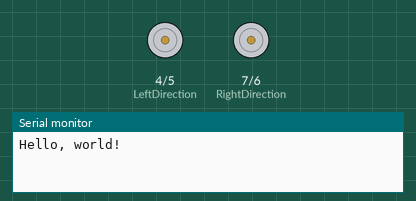
A sketch run on a simulated Arduino Uno, built with avr-gcc and run on an emulated ATmega328P. Parts: direction and speed pins drawn as motors (green arrow = direction pin HIGH = forward, orange = LOW = backward, longer = more drive), the last lines printed to the serial monitor.

Above: at 0.1 s.
At 3.45 s:
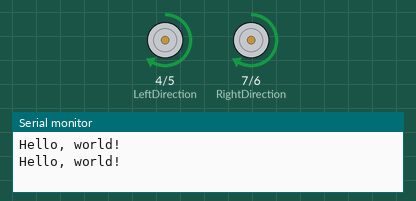
At 17.59 s:
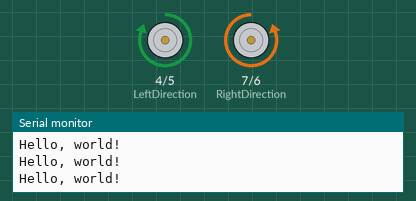
At 33.9 s:
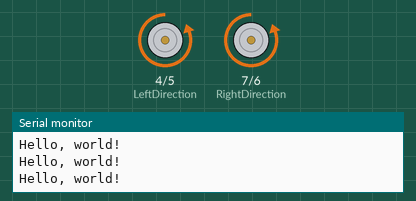
Timing chart, 0 to 40.0 s (numbered marks = the images above):
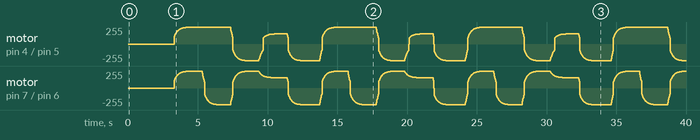

The sketch:

Bluetooth.ino
```cpp
class MotorControl
{
  private:
    static const int LeftSpeed = 5;
    static const int LeftDirection = 4;
    static const int RightSpeed = 6;
    static const int RightDirection = 7;
  public:
    MotorControl()
    {

    }
    void SetSpeed(int Left, int Right)
    {
      if (Left != 0)
      {
        if (Left > 0)
          Left = map(Left, 0, 255, 90, 255);
        else
          Left = map(Left, 0, -255, -90, -255);
      }
      if (Right != 0)
      {
        if (Right > 0)
          Right = map(Right, 0, 255, 90, 255);
        else
          Right = map(Right, 0, -255, -90, -255);
      }
      if (Left > 0)
      {
        digitalWrite(LeftDirection, HIGH);
        analogWrite(LeftSpeed, Left);
      }
      else
      {
        digitalWrite(LeftDirection, LOW);
        analogWrite(LeftSpeed, Left * (-1));
      }
      if (Right > 0)
      {
        digitalWrite(RightDirection, HIGH);
        analogWrite(RightSpeed, Right);
      }
      else
      {
        digitalWrite(RightDirection, LOW);
        analogWrite(RightSpeed, Right * (-1));
      }
    }

    void Init()
    {
      pinMode(LeftSpeed, OUTPUT);
      pinMode(LeftDirection, OUTPUT);
      pinMode(RightSpeed, OUTPUT);
      pinMode(RightDirection, OUTPUT);
    }

};

class PID {

  private:
    float ISum;
    float LastInput;
    float P;
    float I;
    float D;
    float value;
  public:
    PID()
    {
      P = 0.1;
      I = 0.0;
      D = -0.3;

      ISum = 0.0;
      LastInput = 0.0;

      value = 0.0;
    }

    float pid(float target)
    {
      ISum += (target - value);
      float result = P * (target - value) + I * ISum + D * (value - LastInput);
      LastInput = value;
      value += result;
      return value;
    }
};

MotorControl MC;
PID pidL;
PID pidR;

void setup(void)
{
  Serial.begin(9600);
  Serial.println("Hello, world!");
  MC.Init();
  //for (int i = 64; i < 128; i++)
  //{
  //  MC.SetSpeed(i, i);
  //  Serial.println(i);
  //  delay(300);
  //}
  delay(3000);
}

float taskListL[5] = {255.0, 255.0, -255.0, 100.0, -255.0};
float taskListR[5] = {255.0, -255.0, 255.0, 100.0, -255.0};

void loop(void)
{
  Serial.println("Hello, world!");
  delay(300);
  for (int j = 0; j < (sizeof(taskListL) / sizeof(taskListL[0])); j++)
  {
    for (int i = 0; i < 100; ++i)
    {
      MC.SetSpeed(pidL.pid(taskListL[j]), pidR.pid(taskListR[j]));
      delay(20);
    }
  }
  return;
  MC.SetSpeed(255, 255);
  delay(5000);
  MC.SetSpeed(255, -255);
  delay(5000);
  MC.SetSpeed(-255, -255);
  delay(5000);
  MC.SetSpeed(0, 0);
  delay(5000);
}
```
